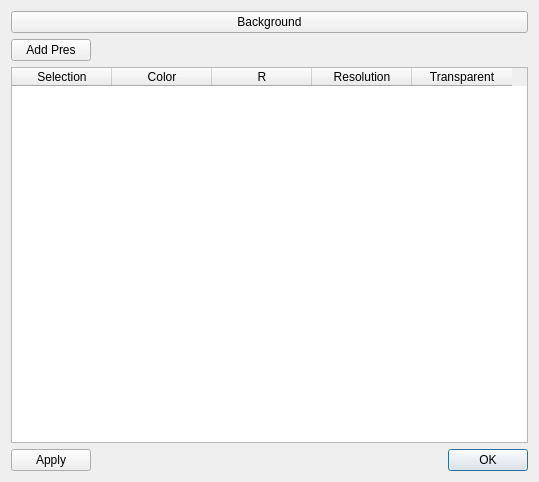
<?xml version="1.0" encoding="UTF-8"?>
<ui version="4.0">
 <class>ColorDialog</class>
 <widget class="QDialog" name="ColorDialog">
  <property name="geometry">
   <rect>
    <x>0</x>
    <y>0</y>
    <width>539</width>
    <height>482</height>
   </rect>
  </property>
  <property name="windowTitle">
   <string>Color</string>
  </property>
  <property name="windowIcon">
   <iconset resource="res.qrc">
    <normaloff>:/images/color.png</normaloff>:/images/color.png</iconset>
  </property>
  <property name="modal">
   <bool>false</bool>
  </property>
  <layout class="QGridLayout" name="gridLayout_3">
   <item row="1" column="0">
    <layout class="QGridLayout" name="gridLayout_2">
     <item row="0" column="0">
      <widget class="QPushButton" name="addPresBT">
       <property name="text">
        <string>Add Pres</string>
       </property>
       <property name="icon">
        <iconset resource="res.qrc">
         <normaloff>:/images/add.svg</normaloff>:/images/add.svg</iconset>
       </property>
      </widget>
     </item>
     <item row="0" column="1">
      <spacer name="horizontalSpacer">
       <property name="orientation">
        <enum>Qt::Horizontal</enum>
       </property>
       <property name="sizeHint" stdset="0">
        <size>
         <width>398</width>
         <height>20</height>
        </size>
       </property>
      </spacer>
     </item>
     <item row="1" column="0" colspan="2">
      <widget class="QTableWidget" name="presWT">
       <property name="font">
        <font>
         <pointsize>9</pointsize>
        </font>
       </property>
       <attribute name="horizontalHeaderDefaultSectionSize">
        <number>100</number>
       </attribute>
       <column>
        <property name="text">
         <string>Selection</string>
        </property>
       </column>
       <column>
        <property name="text">
         <string>Color</string>
        </property>
       </column>
       <column>
        <property name="text">
         <string>R</string>
        </property>
       </column>
       <column>
        <property name="text">
         <string>Resolution</string>
        </property>
       </column>
       <column>
        <property name="text">
         <string>Transparent</string>
        </property>
       </column>
      </widget>
     </item>
    </layout>
   </item>
   <item row="0" column="0">
    <layout class="QGridLayout" name="gridLayout">
     <item row="0" column="0">
      <widget class="QPushButton" name="bgBT">
       <property name="text">
        <string>Background</string>
       </property>
      </widget>
     </item>
    </layout>
   </item>
   <item row="2" column="0">
    <layout class="QHBoxLayout" name="horizontalLayout">
     <item>
      <widget class="QPushButton" name="applyBT">
       <property name="text">
        <string>Apply</string>
       </property>
      </widget>
     </item>
     <item>
      <widget class="QDialogButtonBox" name="buttonBox">
       <property name="orientation">
        <enum>Qt::Horizontal</enum>
       </property>
       <property name="standardButtons">
        <set>QDialogButtonBox::Ok</set>
       </property>
      </widget>
     </item>
    </layout>
   </item>
  </layout>
 </widget>
 <resources>
  <include location="res.qrc"/>
 </resources>
 <connections>
  <connection>
   <sender>buttonBox</sender>
   <signal>accepted()</signal>
   <receiver>ColorDialog</receiver>
   <slot>accept()</slot>
   <hints>
    <hint type="sourcelabel">
     <x>248</x>
     <y>254</y>
    </hint>
    <hint type="destinationlabel">
     <x>157</x>
     <y>274</y>
    </hint>
   </hints>
  </connection>
  <connection>
   <sender>buttonBox</sender>
   <signal>rejected()</signal>
   <receiver>ColorDialog</receiver>
   <slot>reject()</slot>
   <hints>
    <hint type="sourcelabel">
     <x>316</x>
     <y>260</y>
    </hint>
    <hint type="destinationlabel">
     <x>286</x>
     <y>274</y>
    </hint>
   </hints>
  </connection>
 </connections>
</ui>
